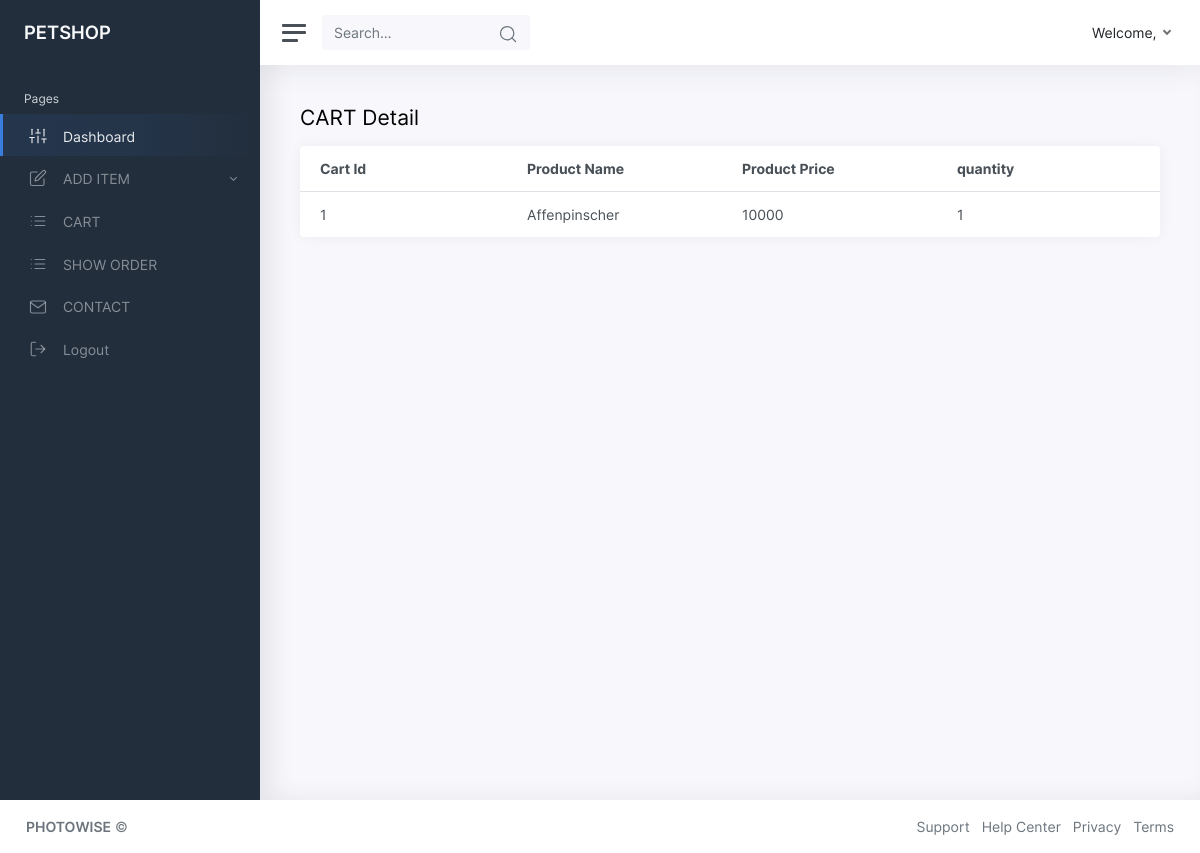
Page /ADMIN/allproduct.php on the committed database.
### tables this page shows
CREATE TABLE `cart` (
  `cart_id` int(11) NOT NULL,
  `pid` int(8) NOT NULL,
  `quantity` int(8) NOT NULL DEFAULT 1,
  `uid` int(8) NOT NULL
);

CREATE TABLE `product` (
  `id` int(11) NOT NULL,
  `pname` varchar(100) NOT NULL,
  `image` text NOT NULL,
  `price` text NOT NULL
);

### ADMIN/allproduct.php (the view, shortened to what this page needs)
<?php
include'connection.php';
$subcat=$obj->query("SELECT * FROM product
INNER JOIN cart ON product.id = cart.pid");
?>
<!DOCTYPE html>
<html lang="en">
<head>
	<link href="css/app.css" rel="stylesheet">
</head>
<body>
	<div class="wrapper">
		<?php
		include'common/sidebar.php';
		?>
		<div class="main">
			<?php
			include'common/header.php';
			?>
			<main class="content">
				 <div class="container-fluid p-0">
					<h1 class="h3 mb-3">CART Detail</h1>
				</div>
						<div class="col-12 col-xl-12">
							<div class="card">
								<table class="table">
									<thead>
										<tr>
											<th style="width:20%;">Cart Id</th>
											<th style="width:20%">Product Name</th>
											<th style="width:20%">Product Price</th>
											<th style="width:20%">quantity</th>
										</tr>
									</thead>
									<tbody>
										<?php
										while($row=$subcat->fetch_object())
										{
											?>
											<tr>
												<td><?php echo $row->id ; ?></td>
												<td><?php echo $row->pname; ?></td>
												<td><?php echo $row->price; ?></td>
												<td><?php echo $row->quantity; ?></td>
										</tr>
										<?php
										 }
										 ?>
									</tbody>
								</table>
							</div>
						</div>
					</div>
				</div>
		<?php include'common/footer.php';?>
</body>
</html>

### rows in the picture
cart: pid "1", pid.pname "Affenpinscher", pid.price "10000", quantity "1"
